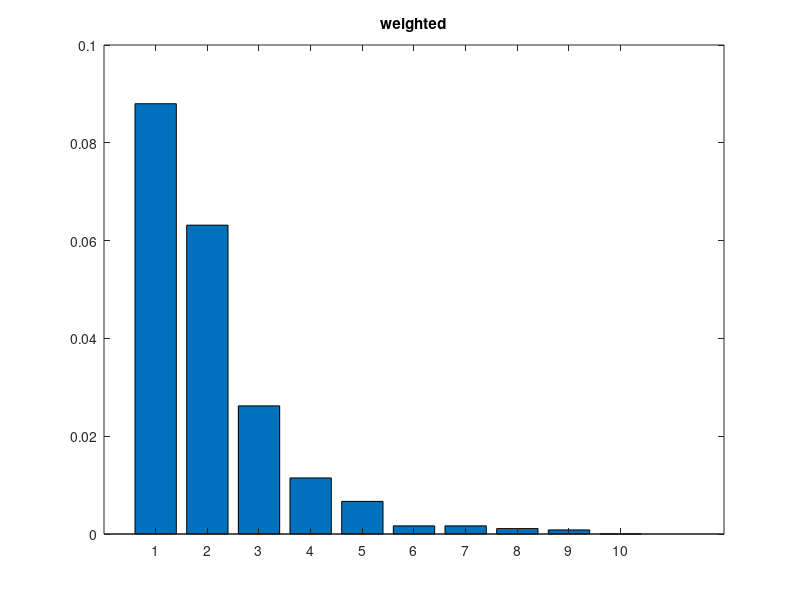
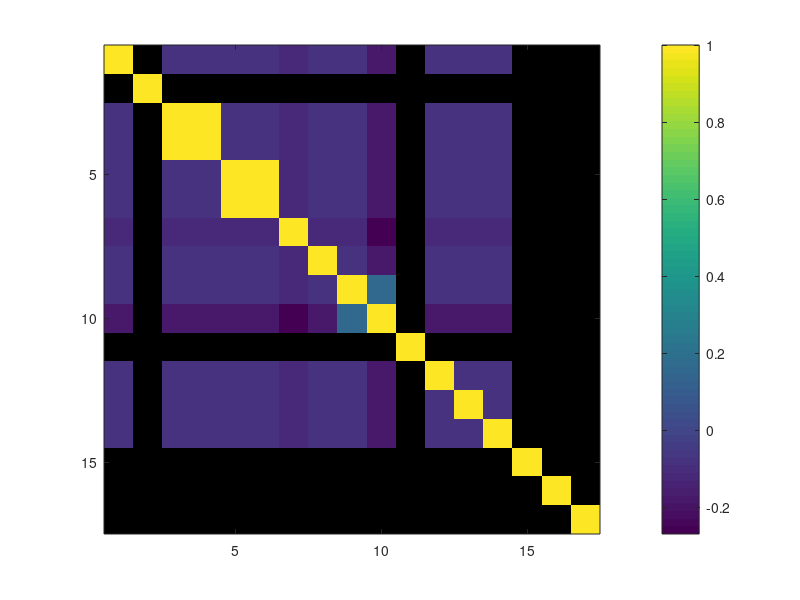

Write the MATLAB code that produced these figures, in order. (Note: this script raises an error after producing the figures.)
%% Setting the regions and G4 expression patterns
cd('C:/Users/debivortlab/Desktop/screengraphs')

MBregion={'y1(PPL1)MP1','ped(PPL1)MP1','a2(PPL1)V1','a`2(PPL1)V1','a`1(PPL1)V1/MV1','y2(PPL1,PAM)MV1','a3(PPL1)','a`3(PPL1)',...
'b2(PAM)M3','b`2(PAM)M3','b1(PAM)','a1(PAM)','b`1(PAM)','y5(PAM)','y4(PAM)','y3(PAM)','ca(PPL2ab)'};

% th =[0.9 0.9 0.9 0.9 0.9 0.9 0.9 0.9 0.6 0.3 0 0.9 0 0.3 0 0 0.6];
thchag80 =[0.9 0.9 0.9 0.9 0.9 0.9 0.9 0.3 0 0 0 0 0 0 0 0 0.3];
hl8 =[0.3 0 0 0 0 0 0 0.6 0.9 0.3 0.6 0.9 0.9 0.9 0.9 0.6 0.6];
np47mbg80 =[0.9 0.6 0.9 0.9 0.9 0.9 0 0 0 0 0 0 0 0 0 0 0];
htr1b =[0 0 0.9 0.9 0.6 0.6 0 0 0 0 0 0 0 0 0 0 0];
htr1bchag80 =[0 0 0.6 0.6 0.6 0 0 0 0 0 0 0 0 0 0 0 0];
mz840 =[0 0 0.9 0.9 0.9 0 0 0 0 0 0 0 0 0 0 0 0];
mz19chag80 =[0 0 0 0 0 0 0 0 0 0.6 0 0 0 0.6 0 0 0];
np6510 =[0 0.6 0 0 0 0 0 0 0.9 0.9 0.6 0 0 0 0 0 0];
np5272 =[0 0 0 0 0 0 0 0 0.9 0.3 0 0 0 0 0 0 0];
np1528 =[0 0 0 0 0 0 0 0 0.9 0.3 0 0 0 0 0 0 0];
mb315c =[0 0 0 0 0 0 0 0 0 0 0 0 0 1 0 0 0];
mb109b =[0 0 0 0 0 0 0 0 0 0.5 0 0 0 0 0 0 0];
mb301b =[0 0 0 0 0 0 0 0 0.3 0.3 0 0 0 0 0 0 0];
mb056b =[0 0 0 0 0 0 0 0 0 0.7 0 0 0 0 0 0 0];
mb032b =[0 0 0 0 0 0 0 0 0 0.6 0 0 0 0 0 0 0];
mb299b =[0 0 0 0 0 0 0 0 0 0 0 0.4 0 0 0 0 0];
mb025b =[0 0 0 0 0 0 0 0 0 0 0 0 0.6 0 0 0 0];
mb438b =[0.1 0 0 0 0 0 0 0 0 0 0 0 0 0 0 0 0];
mb439b =[0 0 0 0 0.1 0.1 0 0 0 0 0 0 0 0 0 0 0];
mb304b =[0 0 0 0 0 0 0 0.1 0 0 0 0 0 0 0 0 0];
mb058b =[0 0 0.1 0.1 0 0 0 0 0 0 0 0 0 0 0 0 0];
mb065b =[0 0 0 0 0 0 0.1 0 0 0 0 0 0 0 0 0 0];
mb060b =[0 0 0 0 0 0 0.1 0 0 0 0 0 0 0 0 0 0];
np6510np5272 =[0 0.6 0 0 0 0 0 0 1 1 0.6 0 0 0 0 0 0];
mz840np6510 =[0 0.6 0.9 0.9 0.9 0 0 0 0.9 0.9 0.6 0 0 0 0 0 0];
np5272mz840 =[0 0 0.9 0.9 0.9 0 0 0 0.9 0.3 0 0 0 0 0 0 0];
a58e02=[0.9 0.9 0 0 0 0.9 0 0 0.9 0.9 0.9 0.9 0.3 0.9 0.9 0.3 0];
a58e02thg80=[0 0 0 0 0 0 0 0 0.3 0.6 0.9 0 0.3 0.6 0.9 0.3 0];

expression_table=cat(1,thchag80,hl8,np47mbg80,htr1b,htr1bchag80,mz840,mz19chag80,np6510,np5272,np1528,mb315c,... 
mb109b,mb301b,mb056b,mb032b,mb299b,mb025b,mb438b,mb439b,mb304b,mb058b,mb065b,mb060b,np6510np5272,mz840np6510,np5272mz840,a58e02,a58e02thg80);

G4={'thchag80','hl8','np47mbg80','5htr1b','5htr1bchag80','mz840','mz19chag80','np6510','np5272','np1528','mb315c',... 
'mb109b','mb301b','mb056b','mb032b','mb299b','mb025b','mb438b','mb439b','mb304b','mb058b','mb065b','mb060b',...
'np6510np5272','mz840np6510','np5272mz840','58e02','58e02thg80'};
[G4 order1]=sort(G4);
expression_table=expression_table(order1,:);

%Sorting G4s
dirty_G4=[1 2 3 4 5 19 20 21 22 23 24 25 26 27 28];
split_G4=[6:18];

% Selecting the lines to make the model from
expression_table=expression_table(split_G4,:);
G4={G4{split_G4}};

%% PCA from G4 expression
[coeff,score,latent]=pca(expression_table);
figure
bar(latent)
title('weighted')

binary_expression_table=logical(expression_table);
[coeff,score,latent]=pca(binary_expression_table);
figure
bar(latent)
title('binary')

imagesc(corrcoef(expression_table));
colorbar;

%% Deleting columns
newcolumn345=mean(binary_expression_table(:,[3 4 5]),2);
binary_expression_table(:,3)=newcolumn345;
binary_expression_table(:,5)=[];

newcolumn1415=mean(expression_table(:,14:15),2);
expression_table(:,14)=newcolumn1415;
expression_table(:,15)=[];


%% Sorting and deleting the G4s and MB regions
[sorted_G4_names order_G4]=sort(G4);
sorted_G4_expression=expression_table(order_G4,:);


%Eliminating the flyLine and total_effect_mean lines not present in the
%expression table
exclude=ones(1,48);
exclude([1 2 3 4 5 6 7 12 27 31 34 39 40 41 42 43 44 45 46 47])=0;
exclude=logical(exclude);
flyLine2={flyLine{exclude}};
total_effect_mean2=total_effect_mean(exclude);

[sorted_G4_arena_names order_G4_arena]=sort(flyLine2);
sorted_G4_arena_names=sorted_G4_arena_names(split_G4);
sorted_G4_arena_mean=total_effect_mean2(order_G4_arena);
sorted_G4_arena_mean=sorted_G4_arena_mean(split_G4);
%% Expression table
image_expression=imagesc(mat2gray(sorted_G4_expression, [0 1])); colormap(flipud(gray)); colorbar;
hold on
set(gca,'xtick',1:17);
set(gca,'XTickLabel',MBregion);
ax = gca;
ax.XTickLabelRotation = -45;
set(gca,'ytick',1:length(G4));
set(gca,'YTickLabel',G4);
hold off

sorted_G4_expression=logical(sorted_G4_expression);
%% Solving the linear system
parameter_value = sorted_G4_expression\sorted_G4_arena_mean;
% parameter_value = mldivide(sorted_G4_expression,sorted_G4_valence_mean)

predicted_mean=sorted_G4_expression*parameter_value;

%%Plotting the valences of DANs
figure
bar(parameter_value,'Facecolor',rand(1,3))
hold on
set(gca,'xtick',1:length(MBregion));
set(gca,'XTickLabel',MBregion);
% set(gca,'XTickLabel',{MBregion{[1 2 3 5 6 7 8 9 10 11 12 13 14 15 17]}});
ax = gca;
ax.XTickLabelRotation = -45;
xlabel('MB inervation (DAN cell body location)')
ylabel('Arm occupancy ratio')
title('Contribution of DANs to arm occupancy in Ymazes')
hold off


%%Plotting the predicted valences of DANs and the observed
plot_predictedobserved=cat(2,sorted_G4_arena_mean,predicted_mean);

figure
bar(plot_predictedobserved)
hold on
set(gca,'xtick',1:length(G4'));
set(gca,'XTickLabel',G4);
ax = gca;
ax.XTickLabelRotation = -45;
xlabel('G4 line')
ylabel('Arm occupancy ratio')
title('Predicted vs Observed arm occupancies')
legend('Observed','Predicted')
hold off

%% RMSE for the fit
RMSE=sqrt(mean(sorted_G4_arena_mean-predicted_mean).^2)

%% Forward stepwise selection for the model

[betahat,se,pval,inmodel,stats] = ...
          stepwisefit(sorted_G4_expression,sorted_G4_arena_mean,...
                      'penter',.05,'premove',0.40,...
                      'display','on');
                  %                       'inmodel',initialModel,...
RMSE = stats.rmse
                  
stepwise(sorted_G4_expression,sorted_G4_arena_mean);
%% Lasso model
  
[B FitInfo] = lasso(sorted_G4_expression,sorted_G4_arena_mean,'CV',10,'Alpha',0.01);
[B FitInfo] = lasso(sorted_G4_expression,sorted_G4_arena_mean,'CV',10);


lassoPlot(B,FitInfo,'PlotType','CV','PredictorNames',MBregion);
lassoPlot(B,FitInfo,'PlotType','Lambda','PredictorNames',MBregion);
lassoPlot(B,FitInfo,'PlotType','L1','PredictorNames',MBregion);


figure
bar(B(:,15),'Facecolor',rand(1,3))
hold on
set(gca,'xtick',1:length(MBregion));
set(gca,'XTickLabel',MBregion);
% set(gca,'XTickLabel',{MBregion{[1 2 3 5 6 7 8 9 10 11 12 13 14 15 17]}});
ax = gca;
ax.XTickLabelRotation = -45;
xlabel('MB inervation (DAN cell body location)')
ylabel('Arm occupancy ratio')
title('Contribution of DANs to arm occupancy in Ymazes')
hold off

%% Modelling with PCA output

% DANs_from_PCA=coeff*latent;
% % DANs_from_PCA=sum(repmat(latent,1,17)'.*coeff,2);
% figure
% bar(DANs_from_PCA,'Facecolor',rand(1,3))
% hold on
% set(gca,'xtick',1:length(MBregion));
% set(gca,'XTickLabel',MBregion);
% % set(gca,'XTickLabel',{MBregion{[1 2 3 5 6 7 8 9 10 11 12 13 14 15 17]}});
% ax = gca;
% ax.XTickLabelRotation = -45;
% xlabel('MB inervation (DAN cell body location)')
% ylabel('sum of each dimension weights')
% title('Total weight of each cluster mixed for all PCs')
% hold off


parameter_value = score\sorted_G4_arena_mean;
% parameter_value = mldivide(sorted_G4_expression,sorted_G4_valence_mean)

predicted_mean=score*parameter_value;

%%Plotting the valences of DANs
figure
bar(parameter_value,'Facecolor',rand(1,3))
hold on
set(gca,'xtick',1:length(MBregion));
% set(gca,'XTickLabel',MBregion);
% set(gca,'XTickLabel',{MBregion{[1 2 3 5 6 7 8 9 10 11 12 13 14 15 17]}});
ax = gca;
ax.XTickLabelRotation = -45;
xlabel('PC')
ylabel('Arm occupancy ratio')
title('Contribution of PC to arm occupancy in Ymazes')
hold off


%%Plotting the predicted valences of DANs and the observed
plot_predictedobserved=cat(2,sorted_G4_arena_mean,predicted_mean);

figure
bar(plot_predictedobserved)
hold on
set(gca,'xtick',1:length(G4'));
set(gca,'XTickLabel',G4);
ax = gca;
ax.XTickLabelRotation = -45;
xlabel('G4 line')
ylabel('Arm occupancy ratio')
title('Predicted vs Observed arm occupancies')
legend('Observed','Predicted')
hold off

DANs_rebuild=coeff*parameter_value
figure
bar(DANs_rebuild,'Facecolor',rand(1,3))
hold on
set(gca,'xtick',1:length(MBregion));
set(gca,'XTickLabel',MBregion);
% set(gca,'XTickLabel',{MBregion{[1 2 3 5 6 7 8 9 10 11 12 13 14 15 17]}});
ax = gca;
ax.XTickLabelRotation = -45;
xlabel('MB inervation (DAN cell body location)')
ylabel('Arm occupancy ratio')
title('Contribution of DANs to arm occupancy in Ymazes')
hold off